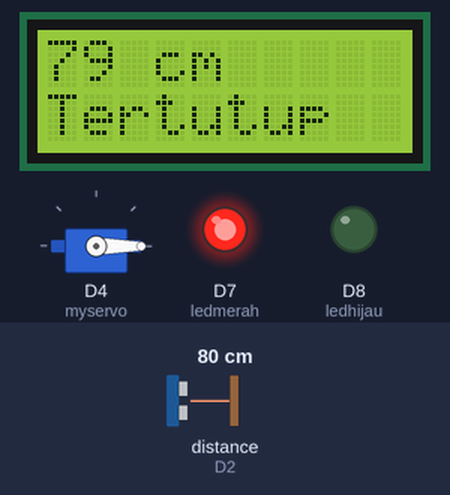
Recording of a program running on a simulated ESP8266 (NodeMCU). Shown: servo, 10×2 character LCD, output pins drawn as LEDs (lit = HIGH). Wiring (inferred from the names in the program): ultrasonic range finder: trigger D1; echo D2. Inputs (shaded band) come from the test bench; at power-on: distance to the obstacle (sensor on D2) 80 cm. The echo pulse lasts 58.3 µs per cm; pins used as bus, display or sensor lines are not drawn; what the program prints to the serial monitor is not drawn.

Above: at 1.2 s.
1.3 s: distance to the obstacle (sensor on D2) set to 13 cm
At 3.0 s:
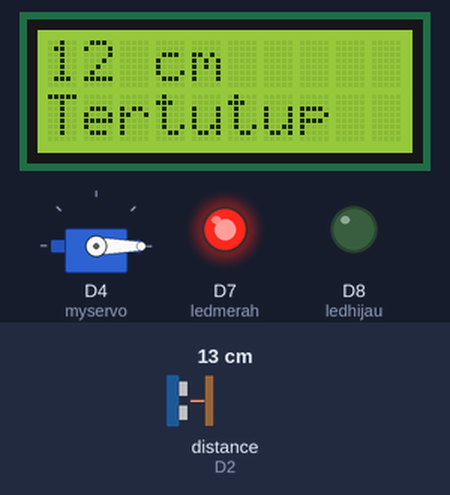
3.6 s: distance to the obstacle (sensor on D2) set to 10 cm
At 4.6 s:
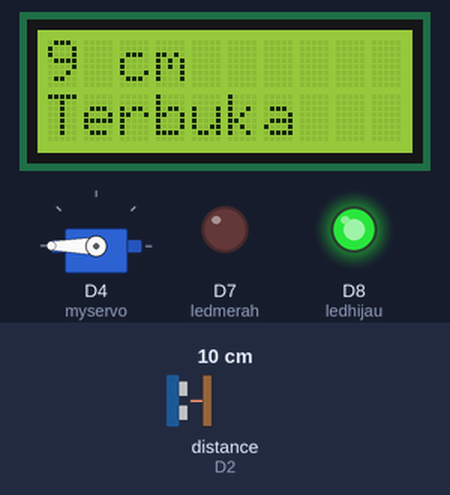
5.6 s: distance to the obstacle (sensor on D2) set to 2 cm
At 7.2 s:
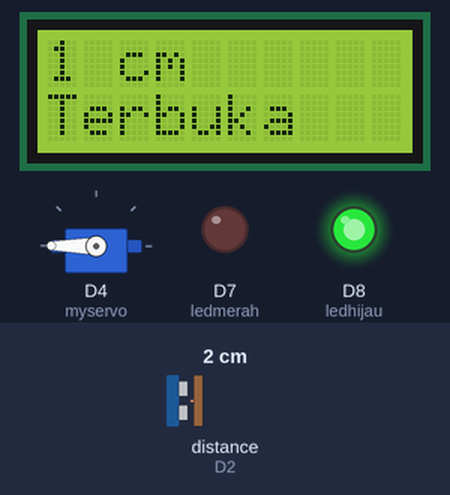
Timing chart, 0 to 8.7 s (numbered marks = the images above; inputs shaded):
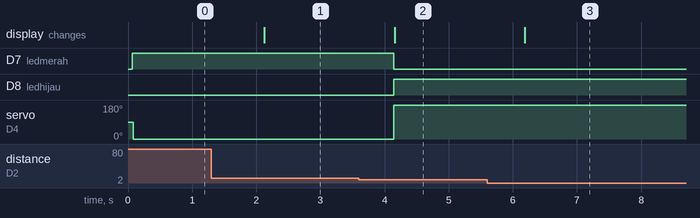

Measured:
- the behaviour switches between 12 and 11 cm on distance to the obstacle (sensor on D2) (found by bisection; images 1 and 2)
- after the input at 1.3 s, the display: changes after 0.82 s (image 1)
- after the input at 3.6 s, D7 (ledmerah): HIGH → LOW after 0.54 s; D8 (ledhijau): LOW → HIGH after 0.54 s; servo on D4 (myservo): 0° → 180° after 0.54 s; the display: changes after 0.56 s (image 2)
- after the input at 5.6 s, the display: changes after 0.59 s (image 3)

The program:

main.cpp
```cpp
#include <Arduino.h>
#include <Servo.h>
#include <LiquidCrystal_I2C.h>

Servo myservo;

int trigPin = D1;
int echoPin = D2;
int ledmerah = D7;
int ledhijau = D8;

long duration;
int distance;

LiquidCrystal_I2C lcd(0x27, 10, 2);
int SDA_pin = D5;
int SCL_pin = D6;

void setup() {
  pinMode(ledmerah, OUTPUT);
  pinMode(ledhijau, OUTPUT);
  pinMode(trigPin, OUTPUT);
  pinMode(echoPin, INPUT);
  Serial.begin(9600);
  myservo.attach(D4);
  Wire.begin(SDA_pin, SCL_pin);
  lcd.init();
  lcd.backlight();
}

void loop() {
  digitalWrite(trigPin, LOW);
  delayMicroseconds(5);
  digitalWrite(trigPin, HIGH);
  delayMicroseconds(10);
  digitalWrite(trigPin, LOW);
  duration = pulseIn(echoPin,HIGH);
  distance = 0.034 * duration / 2;
  Serial.print("Jarak :");
  Serial.print(distance);
  Serial.print(" cm\n");

  if(distance<=10){
    digitalWrite(ledhijau,HIGH);
    digitalWrite(ledmerah,LOW);
    myservo.write(180);
    lcd.setCursor(0,0);
    lcd.clear();
    lcd.print(distance);
    lcd.print(" cm");
    lcd.setCursor(0,1);
    lcd.print("Terbuka");
  }else{
    digitalWrite(ledmerah,HIGH);
    digitalWrite(ledhijau,LOW);
    myservo.write(0);
    lcd.setCursor(0,0);
    lcd.clear();
    lcd.print(distance);
    lcd.print(" cm");
    lcd.setCursor(0,1);
    lcd.print("Tertutup");
  }

  delay(1000);
}
```
